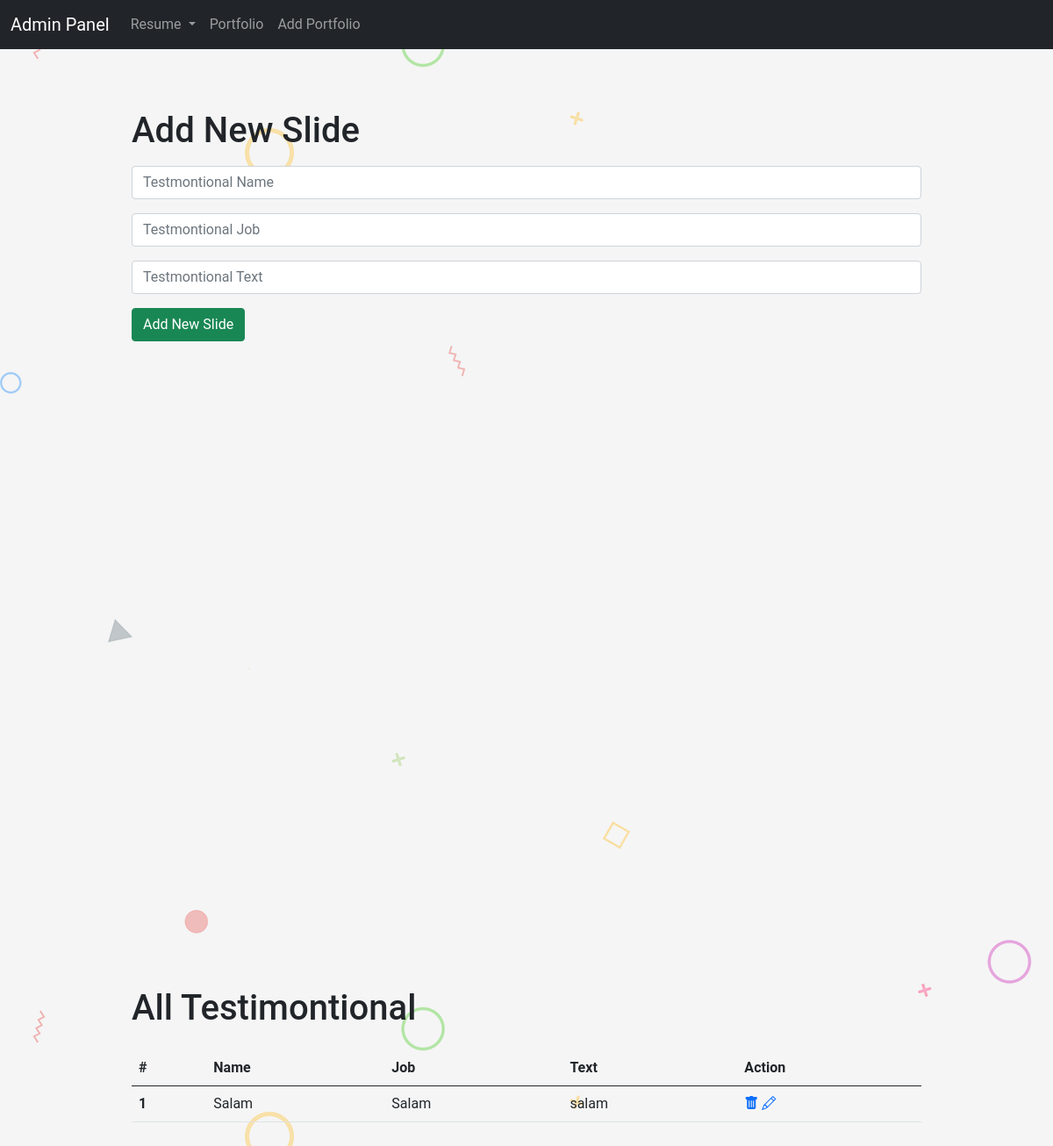
The app's page /admin/myslide, older data.
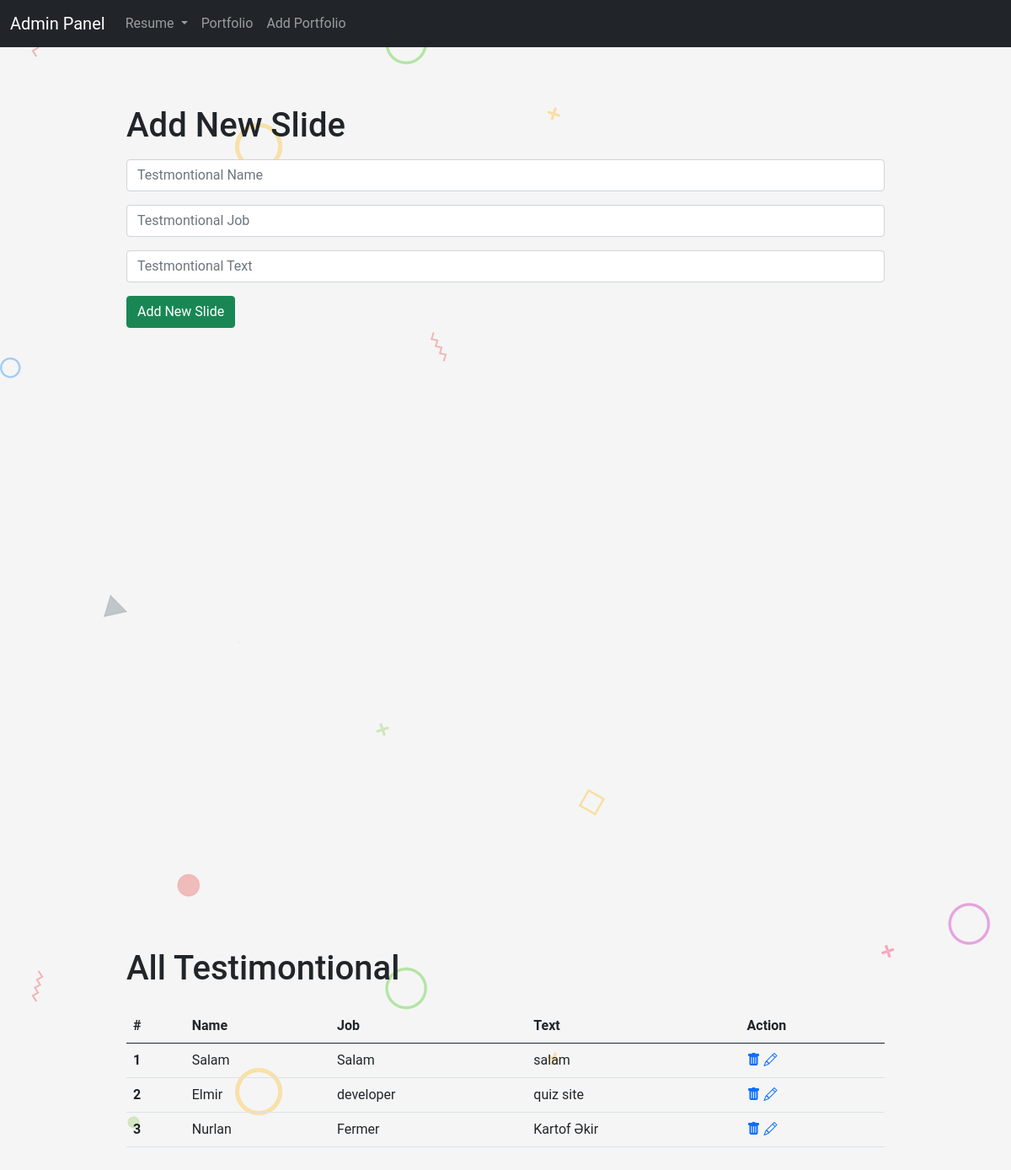
The same page, newer data.
### app.py (models this page shows)
class Slides(db.Model):
    id=db.Column(db.Integer,primary_key=True)
    name=db.Column(db.String(20))
    img=db.Column(db.String(120))
    job=db.Column(db.String(20))
    text=db.Column(db.String(50))

### app.py (the view)
@app.route("/admin/myslide")
def slider():
    slides=Slides.query.all()
    return render_template("admin/slider.html", slides=slides)

### templates/admin/slider.html
{% extends "admin/base.html" %}
{% block page %}
<div class="container">
  <div class="row">
    <div class="col-12">
      <h1 class="my-3">Add New Slide</h1>
      <form action="/admin/addslide" action="/" method="POST" enctype="multipart/form-data">
        <div class="form-group my-3">
          <input type="text" class="form-control" name="name" placeholder="Testmontional Name">
        </div>
        <div class="form-group my-3">
          <input type="text"  class="form-control" name="job" placeholder="Testmontional Job">
        </div>
        <div class="form-group my-3">
          <input type="text"  class="form-control" name="text" placeholder="Testmontional Text">
        </div>
        <div class="form-group my-3">
          <input type=Submit  class="btn btn-success" name="Button" value="Add New Slide">
        </div>
      </form>
    </div>
  </div>
</div>
<section class="addslider">
  <div class="container">
    <div class="row">
      <div class="col-12">
        <h1 class="my-3">All Testimontional</h1>
        <table class="table mt-4">
          <thead>
            <tr>
              <th scope="col">#</th>
              <th scope="col">Name</th>
              <th scope="col">Job</th>
              <th scope="col">Text</th>
              <th scope="col">Action</th>
            </tr>
          </thead>
          <tbody>
            {% for slide in slides %}
            <tr>
              <th scope="row">{{slide.id}}</th>
              <td>{{slide.name}}</td>
              <td>{{slide.job}}</td>
              <td>{{slide.text}}</td>
              <td>
                <a href="/deleteslider/{{slide.id}}"><i class="bi bi-trash-fill"></i></a>
                <a href="/updateslider/{{slide.id}}"><i class="bi bi-pencil"></i></a>
              </td>
            </tr>
            {% endfor %}
          </tbody>
        </table>
      </div>
    </div>
  </div>
</section>
{% endblock %}

### templates/admin/base.html (shortened to what this page needs)
<!doctype html>
<html lang="en">
  <head>
    <link href="https://cdn.jsdelivr.net/npm/bootstrap@5.0.0-beta2/dist/css/bootstrap.min.css" rel="stylesheet">
    <link rel="stylesheet" href="https://cdn.jsdelivr.net/npm/bootstrap-icons@1.4.0/font/bootstrap-icons.css">
    <link rel="stylesheet" href="../../static/admin/style.css">
  </head>
  <body>
    <section class="admin-nav">
        <nav class="navbar navbar-expand-lg navbar-dark bg-dark">
            <div class="container-fluid">
              <a class="navbar-brand" href="/admin">Admin Panel</a>
              <div class="collapse navbar-collapse" id="navbarNavDarkDropdown">
                <ul class="navbar-nav">
                  <li class="nav-item dropdown">
                    <a class="nav-link dropdown-toggle" href="#" id="navbarDarkDropdownMenuLink" role="button" data-bs-toggle="dropdown" aria-expanded="false">
                      Resume
                    </a>
                  </li>
                  <li class="nav-item">
                    <a class="nav-link" href="/admin/portfolio">Portfolio</a>
                  </li>
                  <li class="nav-item">
                    <a class="nav-link" href="/admin/portfolionew">Add Portfolio</a>
                  </li>
                </ul>
              </div>
            </div>
          </nav>
    </section>
    {% block page %}
    {% endblock %}
  </body>
</html>

### static/app/css/style.css (style rules this page uses)
body { background-image: url(../img/bg.png) !important; background-color: #f5f5f5 !important; font-family: 'Roboto', sans-serif !important; }
.container { height: 1000px; padding-top: 53px; padding-left: 120px; padding-right: 120px; }

Row changes from the older to the newer data that the page shows:
added Slides: id "2", name "Elmir", job "developer", text "quiz site"
added Slides: id "3", name "Nurlan", job "Fermer", text "Kartof Əkir"
